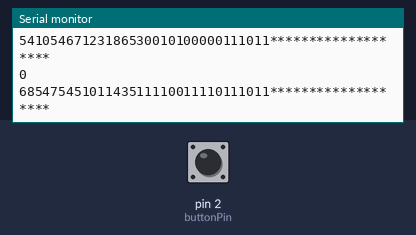
Bench run of a sketch on a simulated Arduino Uno, built with avr-gcc and run on an emulated ATmega328P. On the bench: the last lines printed to the serial monitor. The test bench sets the inputs (shaded band); at power-on: pin 2 (buttonPin) HIGH. MIDI output is not drawn; random numbers use the default seed unless the sketch sets one.

Above: at 1.2 s.
1.3 s: pin 2 (buttonPin) pulled LOW for 0.15 s
At 2.6 s:
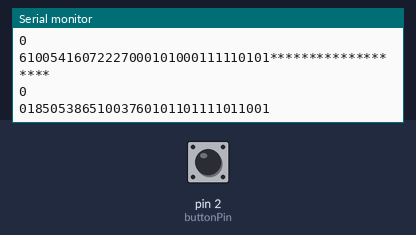
2.9 s: pin 2 (buttonPin) pulled LOW for 1 s
At 12.86 s:
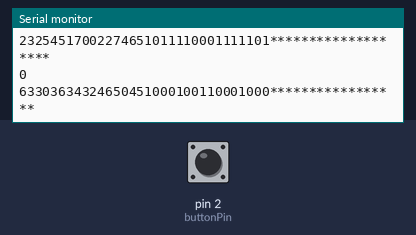

Measured:
- after the input at 1.3 s, the serial monitor: prints a new line after 0.06 s (image 1)
- after the input at 2.9 s, the serial monitor: prints a new line after 0.43 s (image 2)

The sketch:

generative_music.ino
```cpp
#include <MIDI.h>


/**
 *    MIDI generative music sequencer
 *
 *    Authored by Nathan Price
 *    March 31 2021
 *
 */

const uint8_t midiChannel = 1;

//arduino physical variables
int buttonPin = 2;
int buttonMode = 0;


//range initializing
int rangeLow; //sets low range of melody
int rangeHigh; //sets high range of melody
int range; //is passed to selectRange function to set low and high range

//initializing arrays for melody:
int melodyArray[16]; //initialize empty array of 16 potential melody notes
int rhythmArray[16]; //initializes empty array for indexing on/off values to set rhythm for melody
int melodyNotes[16]; //melody transposed into MIDI note values

//modes are listed in arrays below - these figures are added to the scale place to set the increment in semitones or whole tones for the scale
int ionianMode[] = {0, 1, 2, 2, 3, 4, 5, 5};
int dorianMode[] = {0, 1, 1, 2, 3, 4, 4, 5};
int phrygianMode[] = {0, 0, 1, 2, 3, 3, 4, 5};
int lydianMode[] = {0, 1, 2, 3, 3, 4, 5, 5};
int mixolydianMode[] = {0, 1, 2, 2, 3, 4, 4, 5};
int aeolianMode[] = {0, 1, 1, 2, 3, 3, 4, 5};
int locrianMode[] = {0, 0, 1, 2, 2, 3, 4, 5};

//midi variables
int tempo = 120;//tempo has a starting value of 120
//float clockVal = (tempo / 96); //Clock events are sent at a rate of 24 pulses per quarter note - to be used for future functionality
float noteTime = (60000 / tempo) / 4;; //tempo divided by 16 for each note - it's a float since we may have time divisions that aren't whole numbers

// Created and binds the MIDI interface to the default hardware serial port.
MIDI_CREATE_DEFAULT_INSTANCE();

void setup() {

  Serial.begin(9600);

  pinMode(buttonPin, INPUT);

  attachInterrupt(digitalPinToInterrupt(buttonPin), setButtonMode, FALLING);

  randomSeed(analogRead(13));//used for generating random numbers

  MIDI.begin(MIDI_CHANNEL_OMNI);  //initializes MIDI

}

void setButtonMode()
{
  buttonMode++;
}


/*
* we need to specify a range in octaves for the melody
* this determines if the melody is within 1 octave 0-7
* 2 octaves 0-15
* or 3 octaves (-8)-15
*/

/* THIS IS PLANNED FUNCTIONALITY FOR THE FUTURE VERSIONS OF THIS CODE
 *
void selectRange(int range) {
  if (range == 1) {
   rangeLow = 0;
   rangeHigh = 8;
  } else if (range == 2) {
    rangeLow = 0;
    rangeHigh = 16;
  } else if (range == 3) {
    rangeLow = 0;
    rangeHigh = 24;
  }
 // Serial.print(rangeLow);
 // Serial.print(rangeHigh);

}//closes function selectRange
*/


/*THIS IS PLANNED FUNCTIONALITY FOR THE FUTURE VERSIONS OF THIS CODE
 *
void chooseMode(int key)
{
  switch(key)
  {
    case 0:
    return ionianMode[];
    break;

    case 1:
    return dorianMode[];
    break;

    case 2:
    return phrygianMode[];
    break;

    case 3:
    return lydianMode[];
    break;

    case 4:
    return mixolydianMode[];
    break;

    case 5:
    return aeolianMode[];
    break;

    case 6:
    return locrianMode[];
    break;
  }
}
*/

//this generates a random selection of notes to represent values within a scale, later to be quantized
void melodyGenerator(int rangeLow, int rangeHigh)
{
  //for loop to randomly set each value of melody within range
  for (int i = 0; i < 16; i++)
  {
    int note = random(rangeLow, rangeHigh);
    Serial.print(note);
    melodyArray[i] = note;
  }
}

void rhythmGenerator()
{
  //for loop to randomly set each value of melody within range
  for (int i = 0; i < 16; i++)
  {
    int note = random(0, 2);
    Serial.print(note);
    rhythmArray[i] = note;
  }
}


/*
 * Currently the scale mapping just stays in Ionian mode, but future functionality is planned to incorporate various modes
 *
 * This takes the generated pattern of scale notes and quantizes them to the values of the mode, to later be quantized to the key of the song
 */
void scaleMapper()
{
  for (int j = 0; j < 16; j++)
  {
      int scalePosition = melodyArray[j];
      int modePosition = ionianMode[scalePosition];
      int scaleNote = scalePosition + modePosition;
      melodyArray[j] = scaleNote;
  }
}

/*
 * NEXT STEP PLANNED FOR THIS IS TO INCORPORATE A SELECTION FOR DIFFERENT KEY SIGNATURES
 *
 * This takes the melody newly quantized to a scale, and adds that value to a key value
 *
 * For example, middle C is MIDI note 60, so a scale starting on C would have the '0' (root) note be added to 60, and work similarly for all other notes in the scale
 */
void keyMapper(int noteValue)
{
  for (int i = 0; i < 16; i++)
  {
    melodyNotes[i] = melodyArray[i] + noteValue;
  }
}

/*
 * This is the method that runs the loop through the melody using MIDI signals sent over the serial port
 *
 */
void playMelody()
{
  MIDI.begin(1);
  for (int i = 0; i < 16; i++)
  {
    if (rhythmArray[i] > 0) //if the rhythmArray value is a 1, the note is played
    {

      MIDI.sendNoteOn(melodyNotes[i], 127, 1);    //sends note to be played to MIDI channel 1, with max velocity (127)
      delay(noteTime);                            //delays for 1/16th of the tempo duration (16th notes)
      MIDI.sendNoteOff(melodyNotes[i], 127, 1);  // Stop the note after the time duration has passed
    }
    else
    {
      //no more note information is passed if the rhythmArray value is 0 - this indicates a rest in the melody
      delay(noteTime);                            //delays for 1/16th of the tempo duration (16th notes)
    }
  }
}

void loop() {

  Serial.println("*******************");
  Serial.println(buttonMode);

  //the initial state is to generate a new array for a melody
  if (buttonMode == 0)
  {
    //initial startup generates arrays for the melody pattern and rhythm array
    melodyGenerator(0, 9); //eventually a range will be selected to allow for a melody over multiple octaves but for now it sticks within 1 octave
    rhythmGenerator(); //generates a random pattern of 0 and 1 for rhythm on/off

    scaleMapper(); //maps scale values to those of the mode
    keyMapper(60); //maps values from mode to a key - for now this is 60, middle C's MIDI value
  }


  //when the button is pressed once, the system starts playing a melody
  while (buttonMode == 1)
  {
    playMelody();
  }

  //when the button is pressed again, the system reverts back to the beginning
  if (buttonMode > 1)
  {
    buttonMode = 0;
  }


}
```
